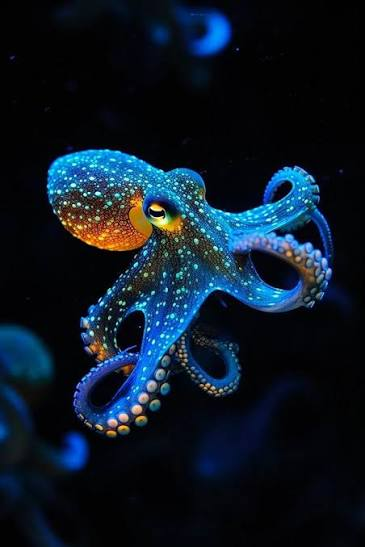
#> input picture imagenes/pulpo.jpg, 365 x 547 px, found by its file name
$ python p8_gaussiano_0072.py
#> lines starting #> are read from the running program, lines starting #| are printed output that depends on the picture
# catherine eileen huerta rascon NC = 0072
import cv2

# Cargar la imagen
imagen = cv2.imread("pulpo.jpg")
#> imagen is the input picture: shape (547, 365, 3); mean B, G, R 37.8, 25.2, 13.5

# Verificar que la imagen se haya cargado
if imagen is None:
    print("No se pudo cargar la imagen.")
    exit()

# Aplicar filtro Gaussiano
imagen_suavizada = cv2.GaussianBlur(
    imagen,
    (7, 7),
    0
)
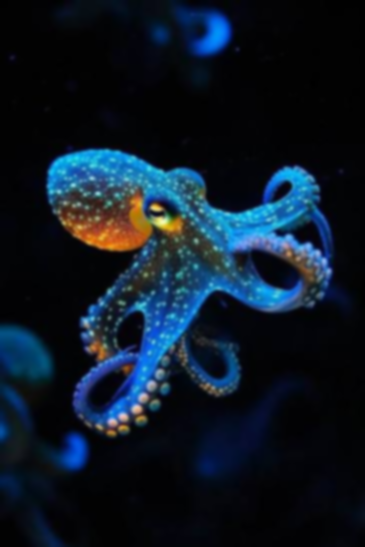
#> imagen_suavizada: shape (547, 365, 3); mean B, G, R 37.8, 25.2, 13.5

# Mostrar imágenes
cv2.imshow("Imagen original del pulpo 0072", imagen)
cv2.imshow("Imagen suavizada del pulpo 0072 - Filtro Gaussiano", imagen_suavizada)

# Guardar resultado
cv2.imwrite(
    "../resultados/paisaje_gaussiano.jpg",
    imagen_suavizada
)

print("Filtro Gaussiano aplicado correctamente.")
print("Resultado guardado en:")
print("../resultados/paisaje_gaussiano.jpg")

# Esperar una tecla
cv2.waitKey(0)

# Cerrar ventanas
cv2.destroyAllWindows()
print("catherine eileen huerta rascon NC = 0072")
